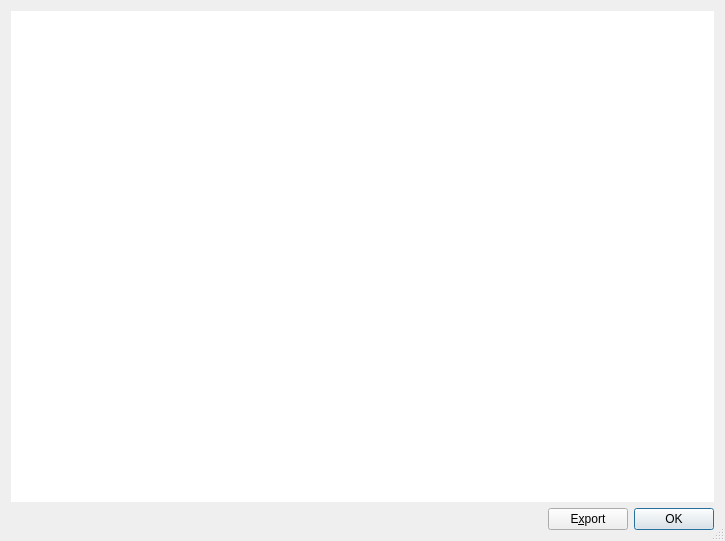
<?xml version="1.0" encoding="UTF-8"?>
<ui version="4.0">
 <class>project_info_dialog</class>
 <widget class="QDialog" name="project_info_dialog">
  <property name="geometry">
   <rect>
    <x>0</x>
    <y>0</y>
    <width>725</width>
    <height>541</height>
   </rect>
  </property>
  <property name="windowTitle">
   <string>Project info</string>
  </property>
  <property name="sizeGripEnabled">
   <bool>true</bool>
  </property>
  <layout class="QVBoxLayout" name="verticalLayout">
   <item>
    <widget class="QTableWidget" name="tbl">
     <property name="frameShape">
      <enum>QFrame::NoFrame</enum>
     </property>
     <property name="sizeAdjustPolicy">
      <enum>QAbstractScrollArea::AdjustToContents</enum>
     </property>
     <property name="editTriggers">
      <set>QAbstractItemView::NoEditTriggers</set>
     </property>
     <attribute name="verticalHeaderVisible">
      <bool>false</bool>
     </attribute>
    </widget>
   </item>
   <item>
    <layout class="QHBoxLayout" name="horizontalLayout" stretch="1,0,0">
     <item>
      <spacer name="horizontalSpacer">
       <property name="orientation">
        <enum>Qt::Horizontal</enum>
       </property>
       <property name="sizeHint" stdset="0">
        <size>
         <width>40</width>
         <height>20</height>
        </size>
       </property>
      </spacer>
     </item>
     <item>
      <widget class="QPushButton" name="b_export">
       <property name="toolTip">
        <string>Export to a tab -separated file (.tsv) format</string>
       </property>
       <property name="text">
        <string>E&amp;xport</string>
       </property>
      </widget>
     </item>
     <item>
      <widget class="QDialogButtonBox" name="buttons">
       <property name="orientation">
        <enum>Qt::Horizontal</enum>
       </property>
       <property name="standardButtons">
        <set>QDialogButtonBox::Ok</set>
       </property>
      </widget>
     </item>
    </layout>
   </item>
  </layout>
 </widget>
 <resources/>
 <connections>
  <connection>
   <sender>buttons</sender>
   <signal>accepted()</signal>
   <receiver>project_info_dialog</receiver>
   <slot>accept()</slot>
   <hints>
    <hint type="sourcelabel">
     <x>275</x>
     <y>506</y>
    </hint>
    <hint type="destinationlabel">
     <x>157</x>
     <y>274</y>
    </hint>
   </hints>
  </connection>
  <connection>
   <sender>buttons</sender>
   <signal>rejected()</signal>
   <receiver>project_info_dialog</receiver>
   <slot>reject()</slot>
   <hints>
    <hint type="sourcelabel">
     <x>343</x>
     <y>506</y>
    </hint>
    <hint type="destinationlabel">
     <x>286</x>
     <y>274</y>
    </hint>
   </hints>
  </connection>
 </connections>
</ui>
